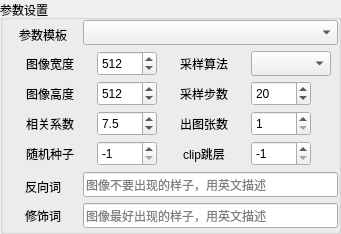
           <widget class="QGroupBox" name="sd_paramsset_groupBox">
            <property name="minimumSize">
             <size>
              <width>341</width>
              <height>0</height>
             </size>
            </property>
            <property name="maximumSize">
             <size>
              <width>16777215</width>
              <height>16777215</height>
             </size>
            </property>
            <property name="title">
             <string>参数设置</string>
            </property>
            <layout class="QVBoxLayout" name="verticalLayout_12">
             <property name="spacing">
              <number>3</number>
             </property>
             <property name="leftMargin">
              <number>0</number>
             </property>
             <property name="topMargin">
              <number>0</number>
             </property>
             <property name="rightMargin">
              <number>0</number>
             </property>
             <property name="bottomMargin">
              <number>0</number>
             </property>
             <item>
              <widget class="QFrame" name="sd_frame_params_template">
               <property name="minimumSize">
                <size>
                 <width>0</width>
                 <height>26</height>
                </size>
               </property>
               <property name="maximumSize">
                <size>
                 <width>16777215</width>
                 <height>26</height>
                </size>
               </property>
               <property name="frameShape">
                <enum>QFrame::NoFrame</enum>
               </property>
               <property name="frameShadow">
                <enum>QFrame::Raised</enum>
               </property>
               <property name="lineWidth">
                <number>0</number>
               </property>
               <layout class="QHBoxLayout" name="horizontalLayout_32">
                <property name="spacing">
                 <number>0</number>
                </property>
                <property name="leftMargin">
                 <number>0</number>
                </property>
                <property name="topMargin">
                 <number>0</number>
                </property>
                <property name="rightMargin">
                 <number>0</number>
                </property>
                <property name="bottomMargin">
                 <number>0</number>
                </property>
                <item>
                 <widget class="QLabel" name="params_template_label">
                  <property name="minimumSize">
                   <size>
                    <width>80</width>
                    <height>30</height>
                   </size>
                  </property>
                  <property name="maximumSize">
                   <size>
                    <width>80</width>
                    <height>30</height>
                   </size>
                  </property>
                  <property name="lineWidth">
                   <number>0</number>
                  </property>
                  <property name="text">
                   <string>参数模板</string>
                  </property>
                  <property name="alignment">
                   <set>Qt::AlignCenter</set>
                  </property>
                 </widget>
                </item>
                <item>
                 <widget class="QComboBox" name="params_template_comboBox">
                  <property name="minimumSize">
                   <size>
                    <width>0</width>
                    <height>25</height>
                   </size>
                  </property>
                  <property name="maximumSize">
                   <size>
                    <width>16777215</width>
                    <height>25</height>
                   </size>
                  </property>
                 </widget>
                </item>
               </layout>
              </widget>
             </item>
             <item>
              <widget class="QFrame" name="sd_frame_param">
               <property name="frameShape">
                <enum>QFrame::NoFrame</enum>
               </property>
               <property name="frameShadow">
                <enum>QFrame::Raised</enum>
               </property>
               <property name="lineWidth">
                <number>0</number>
               </property>
               <layout class="QGridLayout" name="gridLayout">
                <property name="leftMargin">
                 <number>0</number>
                </property>
                <property name="topMargin">
                 <number>0</number>
                </property>
                <property name="rightMargin">
                 <number>0</number>
                </property>
                <property name="bottomMargin">
                 <number>0</number>
                </property>
                <property name="spacing">
                 <number>0</number>
                </property>
                <item row="4" column="1">
                 <widget class="QSpinBox" name="sd_imageheight">
                  <property name="minimumSize">
                   <size>
                    <width>60</width>
                    <height>25</height>
                   </size>
                  </property>
                  <property name="maximumSize">
                   <size>
                    <width>60</width>
                    <height>25</height>
                   </size>
                  </property>
                  <property name="minimum">
                   <number>64</number>
                  </property>
                  <property name="maximum">
                   <number>4096</number>
                  </property>
                  <property name="singleStep">
                   <number>64</number>
                  </property>
                  <property name="value">
                   <number>512</number>
                  </property>
                 </widget>
                </item>
                <item row="5" column="1">
                 <widget class="QDoubleSpinBox" name="sd_cfgscale">
                  <property name="minimumSize">
                   <size>
                    <width>60</width>
                    <height>25</height>
                   </size>
                  </property>
                  <property name="maximumSize">
                   <size>
                    <width>60</width>
                    <height>25</height>
                   </size>
                  </property>
                  <property name="decimals">
                   <number>1</number>
                  </property>
                  <property name="singleStep">
                   <double>0.500000000000000</double>
                  </property>
                  <property name="value">
                   <double>7.500000000000000</double>
                  </property>
                 </widget>
                </item>
                <item row="5" column="2">
                 <widget class="QLabel" name="sd_imagenums_label">
                  <property name="minimumSize">
                   <size>
                    <width>80</width>
                    <height>30</height>
                   </size>
                  </property>
                  <property name="maximumSize">
                   <size>
                    <width>80</width>
                    <height>30</height>
                   </size>
                  </property>
                  <property name="lineWidth">
                   <number>0</number>
                  </property>
                  <property name="text">
                   <string>出图张数</string>
                  </property>
                  <property name="alignment">
                   <set>Qt::AlignCenter</set>
                  </property>
                 </widget>
                </item>
                <item row="3" column="1">
                 <widget class="QSpinBox" name="sd_imagewidth">
                  <property name="minimumSize">
                   <size>
                    <width>60</width>
                    <height>25</height>
                   </size>
                  </property>
                  <property name="maximumSize">
                   <size>
                    <width>60</width>
                    <height>25</height>
                   </size>
                  </property>
                  <property name="minimum">
                   <number>64</number>
                  </property>
                  <property name="maximum">
                   <number>4096</number>
                  </property>
                  <property name="singleStep">
                   <number>64</number>
                  </property>
                  <property name="value">
                   <number>512</number>
                  </property>
                 </widget>
                </item>
                <item row="4" column="2">
                 <widget class="QLabel" name="sd_samplesteps_label">
                  <property name="minimumSize">
                   <size>
                    <width>80</width>
                    <height>30</height>
                   </size>
                  </property>
                  <property name="maximumSize">
                   <size>
                    <width>80</width>
                    <height>30</height>
                   </size>
                  </property>
                  <property name="lineWidth">
                   <number>0</number>
                  </property>
                  <property name="text">
                   <string>采样步数</string>
                  </property>
                  <property name="alignment">
                   <set>Qt::AlignCenter</set>
                  </property>
                 </widget>
                </item>
                <item row="5" column="0">
                 <widget class="QLabel" name="sd_cfg_label">
                  <property name="minimumSize">
                   <size>
                    <width>80</width>
                    <height>30</height>
                   </size>
                  </property>
                  <property name="maximumSize">
                   <size>
                    <width>80</width>
                    <height>30</height>
                   </size>
                  </property>
                  <property name="lineWidth">
                   <number>0</number>
                  </property>
                  <property name="text">
                   <string>相关系数</string>
                  </property>
                  <property name="alignment">
                   <set>Qt::AlignCenter</set>
                  </property>
                 </widget>
                </item>
                <item row="6" column="1">
                 <widget class="QSpinBox" name="sd_seed">
                  <property name="minimumSize">
                   <size>
                    <width>60</width>
                    <height>25</height>
                   </size>
                  </property>
                  <property name="maximumSize">
                   <size>
                    <width>60</width>
                    <height>25</height>
                   </size>
                  </property>
                  <property name="minimum">
                   <number>-1</number>
                  </property>
                  <property name="maximum">
                   <number>7758258</number>
                  </property>
                  <property name="value">
                   <number>-1</number>
                  </property>
                 </widget>
                </item>
                <item row="6" column="2">
                 <widget class="QLabel" name="sd_clipskip_label">
                  <property name="minimumSize">
                   <size>
                    <width>80</width>
                    <height>30</height>
                   </size>
                  </property>
                  <property name="maximumSize">
                   <size>
                    <width>80</width>
                    <height>30</height>
                   </size>
                  </property>
                  <property name="lineWidth">
                   <number>0</number>
                  </property>
                  <property name="text">
                   <string>clip跳层</string>
                  </property>
                  <property name="alignment">
                   <set>Qt::AlignCenter</set>
                  </property>
                 </widget>
                </item>
                <item row="5" column="3">
                 <widget class="QSpinBox" name="sd_batch_count">
                  <property name="minimumSize">
                   <size>
                    <width>60</width>
                    <height>25</height>
                   </size>
                  </property>
                  <property name="maximumSize">
                   <size>
                    <width>60</width>
                    <height>25</height>
                   </size>
                  </property>
                  <property name="minimum">
                   <number>1</number>
                  </property>
                  <property name="maximum">
                   <number>4096</number>
                  </property>
                  <property name="singleStep">
                   <number>1</number>
                  </property>
                  <property name="value">
                   <number>1</number>
                  </property>
                 </widget>
                </item>
                <item row="3" column="0">
                 <widget class="QLabel" name="sd_imagewidth_label">
                  <property name="minimumSize">
                   <size>
                    <width>80</width>
                    <height>30</height>
                   </size>
                  </property>
                  <property name="maximumSize">
                   <size>
                    <width>80</width>
                    <height>30</height>
                   </size>
                  </property>
                  <property name="lineWidth">
                   <number>0</number>
                  </property>
                  <property name="text">
                   <string>图像宽度</string>
                  </property>
                  <property name="alignment">
                   <set>Qt::AlignCenter</set>
                  </property>
                 </widget>
                </item>
                <item row="4" column="0">
                 <widget class="QLabel" name="sd_imageheight_label">
                  <property name="minimumSize">
                   <size>
                    <width>80</width>
                    <height>30</height>
                   </size>
                  </property>
                  <property name="maximumSize">
                   <size>
                    <width>80</width>
                    <height>30</height>
                   </size>
                  </property>
                  <property name="lineWidth">
                   <number>0</number>
                  </property>
                  <property name="text">
                   <string>图像高度</string>
                  </property>
                  <property name="alignment">
                   <set>Qt::AlignCenter</set>
                  </property>
                 </widget>
                </item>
                <item row="4" column="3">
                 <widget class="QSpinBox" name="sd_samplesteps">
                  <property name="minimumSize">
                   <size>
                    <width>60</width>
                    <height>25</height>
                   </size>
                  </property>
                  <property name="maximumSize">
                   <size>
                    <width>60</width>
                    <height>25</height>
                   </size>
                  </property>
                  <property name="minimum">
                   <number>1</number>
                  </property>
                  <property name="maximum">
                   <number>100</number>
                  </property>
                  <property name="value">
                   <number>20</number>
                  </property>
                 </widget>
                </item>
                <item row="6" column="0">
                 <widget class="QLabel" name="sd_seed_label">
                  <property name="minimumSize">
                   <size>
                    <width>80</width>
                    <height>30</height>
                   </size>
                  </property>
                  <property name="maximumSize">
                   <size>
                    <width>80</width>
                    <height>30</height>
                   </size>
                  </property>
                  <property name="lineWidth">
                   <number>0</number>
                  </property>
                  <property name="text">
                   <string>随机种子</string>
                  </property>
                  <property name="alignment">
                   <set>Qt::AlignCenter</set>
                  </property>
                 </widget>
                </item>
                <item row="6" column="3">
                 <widget class="QSpinBox" name="sd_clipskip">
                  <property name="minimumSize">
                   <size>
                    <width>60</width>
                    <height>25</height>
                   </size>
                  </property>
                  <property name="maximumSize">
                   <size>
                    <width>60</width>
                    <height>25</height>
                   </size>
                  </property>
                  <property name="minimum">
                   <number>-1</number>
                  </property>
                  <property name="maximum">
                   <number>5</number>
                  </property>
                  <property name="value">
                   <number>-1</number>
                  </property>
                 </widget>
                </item>
                <item row="3" column="3">
                 <widget class="QComboBox" name="sd_sampletype">
                  <property name="minimumSize">
                   <size>
                    <width>80</width>
                    <height>25</height>
                   </size>
                  </property>
                  <property name="maximumSize">
                   <size>
                    <width>80</width>
                    <height>25</height>
                   </size>
                  </property>
                 </widget>
                </item>
                <item row="3" column="2">
                 <widget class="QLabel" name="sd_sampletype_label">
                  <property name="minimumSize">
                   <size>
                    <width>80</width>
                    <height>30</height>
                   </size>
                  </property>
                  <property name="maximumSize">
                   <size>
                    <width>80</width>
                    <height>30</height>
                   </size>
                  </property>
                  <property name="lineWidth">
                   <number>0</number>
                  </property>
                  <property name="text">
                   <string>采样算法</string>
                  </property>
                  <property name="alignment">
                   <set>Qt::AlignCenter</set>
                  </property>
                 </widget>
                </item>
               </layout>
              </widget>
             </item>
             <item>
              <widget class="QFrame" name="sd_frame_negative">
               <property name="minimumSize">
                <size>
                 <width>0</width>
                 <height>26</height>
                </size>
               </property>
               <property name="maximumSize">
                <size>
                 <width>16777215</width>
                 <height>26</height>
                </size>
               </property>
               <property name="frameShape">
                <enum>QFrame::NoFrame</enum>
               </property>
               <property name="frameShadow">
                <enum>QFrame::Raised</enum>
               </property>
               <property name="lineWidth">
                <number>0</number>
               </property>
               <layout class="QHBoxLayout" name="horizontalLayout_24">
                <property name="spacing">
                 <number>0</number>
                </property>
                <property name="leftMargin">
                 <number>0</number>
                </property>
                <property name="topMargin">
                 <number>0</number>
                </property>
                <property name="rightMargin">
                 <number>0</number>
                </property>
                <property name="bottomMargin">
                 <number>0</number>
                </property>
                <item>
                 <widget class="QLabel" name="sd_negative_label">
                  <property name="minimumSize">
                   <size>
                    <width>80</width>
                    <height>30</height>
                   </size>
                  </property>
                  <property name="maximumSize">
                   <size>
                    <width>80</width>
                    <height>30</height>
                   </size>
                  </property>
                  <property name="lineWidth">
                   <number>0</number>
                  </property>
                  <property name="text">
                   <string>反向词</string>
                  </property>
                  <property name="alignment">
                   <set>Qt::AlignCenter</set>
                  </property>
                 </widget>
                </item>
                <item>
                 <widget class="QLineEdit" name="sd_negative_lineEdit">
                  <property name="minimumSize">
                   <size>
                    <width>0</width>
                    <height>25</height>
                   </size>
                  </property>
                  <property name="maximumSize">
                   <size>
                    <width>16777215</width>
                    <height>25</height>
                   </size>
                  </property>
                  <property name="toolTip">
                   <string>右击恢复默认值</string>
                  </property>
                  <property name="placeholderText">
                   <string>图像不要出现的样子，用英文描述</string>
                  </property>
                 </widget>
                </item>
               </layout>
              </widget>
             </item>
             <item>
              <widget class="QFrame" name="sd_frame_modify">
               <property name="minimumSize">
                <size>
                 <width>0</width>
                 <height>30</height>
                </size>
               </property>
               <property name="maximumSize">
                <size>
                 <width>16777215</width>
                 <height>30</height>
                </size>
               </property>
               <property name="frameShape">
                <enum>QFrame::NoFrame</enum>
               </property>
               <property name="frameShadow">
                <enum>QFrame::Raised</enum>
               </property>
               <property name="lineWidth">
                <number>0</number>
               </property>
               <layout class="QHBoxLayout" name="horizontalLayout_33">
                <property name="spacing">
                 <number>0</number>
                </property>
                <property name="leftMargin">
                 <number>0</number>
                </property>
                <property name="topMargin">
                 <number>0</number>
                </property>
                <property name="rightMargin">
                 <number>0</number>
                </property>
                <property name="bottomMargin">
                 <number>0</number>
                </property>
                <item>
                 <widget class="QLabel" name="sd_modify_label">
                  <property name="minimumSize">
                   <size>
                    <width>80</width>
                    <height>25</height>
                   </size>
                  </property>
                  <property name="maximumSize">
                   <size>
                    <width>80</width>
                    <height>25</height>
                   </size>
                  </property>
                  <property name="lineWidth">
                   <number>0</number>
                  </property>
                  <property name="text">
                   <string>修饰词</string>
                  </property>
                  <property name="alignment">
                   <set>Qt::AlignCenter</set>
                  </property>
                 </widget>
                </item>
                <item>
                 <widget class="QLineEdit" name="sd_modify_lineEdit">
                  <property name="minimumSize">
                   <size>
                    <width>0</width>
                    <height>25</height>
                   </size>
                  </property>
                  <property name="maximumSize">
                   <size>
                    <width>16777215</width>
                    <height>25</height>
                   </size>
                  </property>
                  <property name="toolTip">
                   <string>右击恢复默认值</string>
                  </property>
                  <property name="placeholderText">
                   <string>图像最好出现的样子，用英文描述</string>
                  </property>
                 </widget>
                </item>
               </layout>
              </widget>
             </item>
            </layout>
           </widget>
